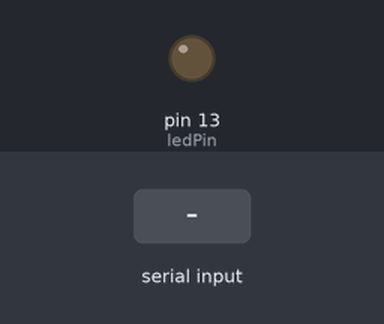
The sketch below on a simulated Arduino Uno, built with avr-gcc and run on an emulated ATmega328P. On the bench: output pins drawn as LEDs (lit = HIGH). Inputs (shaded band) come from the test bench.

Above: at 1.2 s.
1.3 s: "1" received over Serial
At 2.5 s:
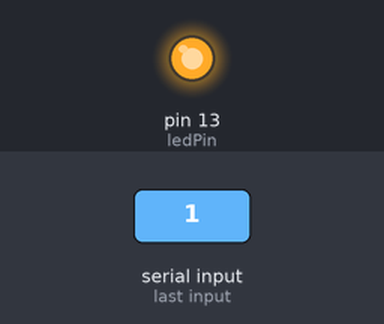
2.8 s: "0" received over Serial
At 3.8 s:
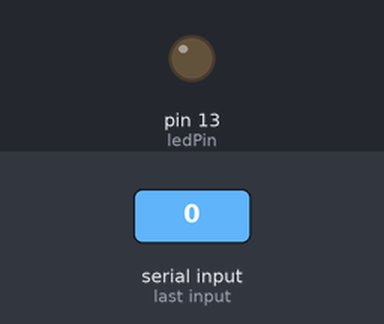
Timing chart, 0 to 5.8 s (numbered marks = the images above; inputs shaded):
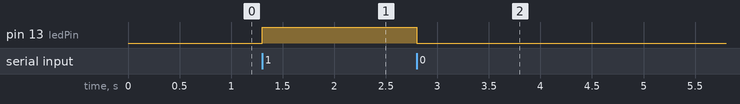

Measured:
- after the input at 1.3 s, pin 13 (ledPin): LOW → HIGH at once
- after the input at 2.8 s, pin 13 (ledPin): HIGH → LOW at once

The sketch:

sketch_jul13a.ino
```cpp
int ledPin = 13;  // Pin to control the street light (use appropriate pin)

void setup() {
  Serial.begin(9600);
  pinMode(ledPin, OUTPUT);
}

void loop() {
  if (Serial.available() > 0) {
    char receivedChar = Serial.read();
    if (receivedChar == '1') {
      digitalWrite(ledPin, HIGH);
    } else if (receivedChar == '0') {
      digitalWrite(ledPin, LOW);   // Turn off the light
    }
  }
}
```
